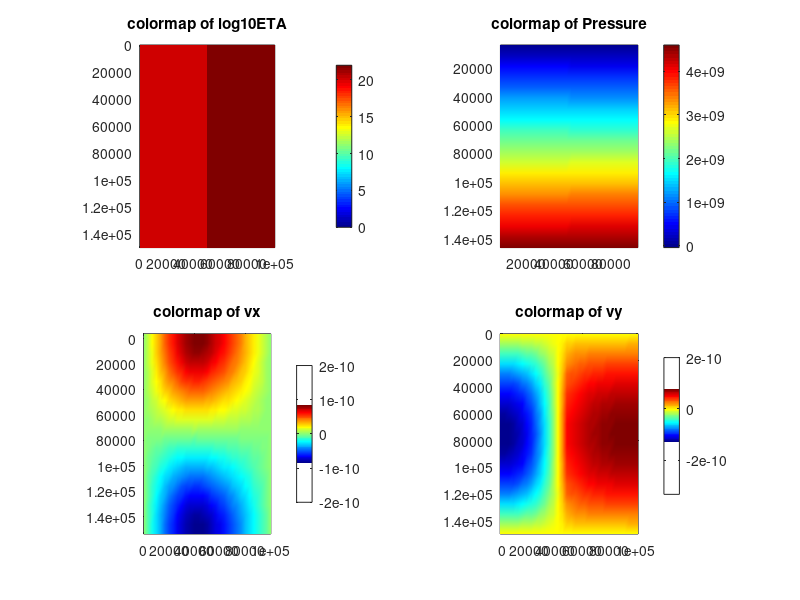

MATLAB code to generate this figure:
% Solving Stokes and continuity eq.
% in primitive variable formulation
% with variable viscosity
% using FD with staggered grid

% Clearing memory and figures
clear all; clf

% 1) Define Numerical model
xsize=100000; % Horizontal model size, m
ysize=150000; % Vertical model size, m
Nx=31; % Horizontal grid resolution
Ny=21; % Vertical grid resolution
Nx1=Nx+1;
Ny1=Ny+1;
dx=xsize/(Nx-1); % Horizontal grid step, m
dy=ysize/(Ny-1); % Vertical grid step, m
x=0:dx:xsize; % Horizontal coordinates of basic grid points, m
y=0:dy:ysize; % Vertical coordinates of basic grid points, m
xvx=0:dx:xsize; % Horizontal coordinates of vx grid points, m
yvx=-dy/2:dy:ysize+dy/2; % Vertical coordinates of vx grid points, m
xvy=-dx/2:dx:xsize+dx/2; % Horizontal coordinates of vy grid points, m
yvy=0:dy:ysize; % Vertical coordinates of vy grid points, m
xp=-dx/2:dx:xsize+dx/2; % Horizontal coordinates of P grid points, m
yp=-dy/2:dy:ysize+dy/2; % Vertical coordinates of P grid points, m
vx=zeros(Ny1,Nx1); % Vx, m/s
vy=zeros(Ny1,Nx1); % Vy, m/s
vxp=zeros(Ny1,Nx1); % Vx in pressure nodes, m/s
vyp=zeros(Ny1,Nx1); % Vy in pressure nodes, m/s
pr=zeros(Ny1,Nx1); % Pressure, Pa
gy=10; % Gravity acceleration, m/s^2
RHO=zeros(Ny,Nx); % Density, kg/m^3
ETA=zeros(Ny,Nx); % Viscosity, Pa*s

% Define viscosity and density in basic nodes
for i=1:1:Ny
  for j=1:1:Nx
    % Horizontal position of the basic nodal point
    if(x(j)<xsize/2)
        % Left layer
        RHO(i,j)=3200;  % density
        ETA(i,j)=1e+20;  % viscosity in basic nodes 
    else
        % Right layer
        RHO(i,j)=3300;  % density
        ETA(i,j)=1e+22;  % viscosity in basic nodes 
    end
  end
end

% Introducing scaled pressure
pscale=1e+20/(dx+dy)*2;


% 2) Define global matrixes L(), R()
N=Nx1*Ny1*3; % Global number of unknowns
L=sparse(N,N); % Matrix of coefficients (left part)
R=zeros(N,1); % Vector of right parts

% Boundary conditions: free slip=-1; No Slip=1
bcleft=-1;
bcright=-1;
bctop=-1;
bcbottom=-1;


% Compute viscosity in pressure nodes
ETAP=zeros(Ny1,Nx1); % Viscosity in pressure nodes, Pa*s
for j=2:1:Nx
    for i=2:1:Ny
        % Harmonic average
        ETAP(i,j)=1/((1/ETA(i,j)+1/ETA(i,j-1)+...
              1/ETA(i-1,j)+1/ETA(i-1,j-1))/4);
    end
end

            
% Composing global matrixes L(), R()
% Going through all points of the 2D grid and
% composing respective equations
for j=1:1:Nx1
    for i=1:1:Ny1
        % Define global indexes in algebraic space
        kvx=((j-1)*Ny1+i-1)*3+1; % Vx
        kvy=kvx+1; % Vy
        kpm=kvx+2; % P
        
        % Vx equation External points
        if(i==1 || i==Ny1 || j==1 || j==Nx || j==Nx1)
            % Boundary Condition
            % 1*Vx=0
            L(kvx,kvx)=1; % Left part
            R(kvx)=0; % Right part
            % Top boundary
            if(i==1 && j>1 && j<Nx)
                L(kvx,kvx+3)=bctop; % Left part
            end
            % Bottom boundary
            if(i==Ny1 && j>1 && j<Nx)
                L(kvx,kvx-3)=bcbottom; % Left part
            end
        else
        % Internal points: x-Stokes eq.
        % ETA*(d2Vx/dx^2+d2Vx/dy^2)-dP/dx=0
        %            Vx2
        %             |
        %        Vy1  |  Vy3
        %             |
        %     Vx1-P1-Vx3-P2-Vx5
        %             |
        %        Vy2  |  Vy4
        %             |
        %            Vx4
        %
        % Viscosity points
        ETA1=ETA(i-1,j);
        ETA2=ETA(i,j);
        ETAP1=ETAP(i,j);
        ETAP2=ETAP(i,j+1);
        % Left part
        L(kvx,kvx-Ny1*3)=2*ETAP1/dx^2; % Vx1
        L(kvx,kvx-3)=ETA1/dy^2; % Vx2
        L(kvx,kvx)=-2*(ETAP1+ETAP2)/dx^2-(ETA1+ETA2)/dy^2; % Vx3
        L(kvx,kvx+3)=ETA2/dy^2; % Vx4
        L(kvx,kvx+Ny1*3)=2*ETAP2/dx^2; % Vx5
        L(kvx,kvy)=-ETA2/dx/dy;  % Vy2
        L(kvx,kvy+Ny1*3)=ETA2/dx/dy;  % Vy4
        L(kvx,kvy-3)=ETA1/dx/dy;  % Vy1
        L(kvx,kvy+Ny1*3-3)=-ETA1/dx/dy;  % Vy3
        L(kvx,kpm)=pscale/dx; % P1
        L(kvx,kpm+Ny1*3)=-pscale/dx; % P2
        % Right part
        R(kvx)=0;
        end
        
        % Vy equation External points
        if(j==1 || j==Nx1 || i==1 || i==Ny || i==Ny1)
            % Boundary Condition
            % 1*Vy=0
            L(kvy,kvy)=1; % Left part
            R(kvy)=0; % Right part
            % Left boundary
            if(j==1 && i>1 && i<Ny)
                L(kvy,kvy+3*Ny1)=bcleft; % Left part
            end
            % Right boundary
            if(j==Nx1 && i>1 && i<Ny)
                L(kvy,kvy-3*Ny1)=bcright; % Left part
            end
        else
        % Internal points: y-Stokes eq.
        % ETA*(d2Vy/dx^2+d2Vy/dy^2)-dP/dy=-RHO*gy
        %            Vy2
        %             |
        %         Vx1 P1 Vx3
        %             |
        %     Vy1----Vy3----Vy5
        %             |
        %         Vx2 P2 Vx4
        %             |
        %            Vy4
        %
        % Viscosity points
        % Viscosity points
        ETA1=ETA(i,j-1);
        ETA2=ETA(i,j);
        ETAP1=ETAP(i,j);
        ETAP2=ETAP(i+1,j);
        % Left part
        L(kvy,kvy-Ny1*3)=ETA1/dx^2; % Vy1
        L(kvy,kvy-3)=2*ETAP1/dy^2; % Vy2
        L(kvy,kvy)=-2*(ETAP1+ETAP2)/dy^2-...
                      (ETA1+ETA2)/dx^2; % Vy3
        L(kvy,kvy+3)=2*ETAP2/dy^2; % Vy4
        L(kvy,kvy+Ny1*3)=ETA2/dx^2; % Vy5
        L(kvy,kvx)=-ETA2/dx/dy; %Vx3
        L(kvy,kvx+3)=ETA2/dx/dy; %Vx4
        L(kvy,kvx-Ny1*3)=ETA1/dx/dy; %Vx1
        L(kvy,kvx+3-Ny1*3)=-ETA1/dx/dy; %Vx2
        L(kvy,kpm)=pscale/dy; % P1
        L(kvy,kpm+3)=-pscale/dy; % P2
        
        % Right part
        R(kvy)=-(RHO(i,j-1)+RHO(i,j))/2*gy;
        end
        
        % P equation External points
        if(i==1 || j==1 || i==Ny1 || j==Nx1 ||...
          (i==2 && j==2))
            % Boundary Condition
            % 1*P=0
            L(kpm,kpm)=1; % Left part
            R(kpm)=0; % Right part
            % Real BC
            if(i==2 && j==2)
                L(kpm,kpm)=1*pscale; %Left part
                R(kpm)=0; % Right part
            end
        else
        % Internal points: continuity eq.
        % dVx/dx+dVy/dy=0
        %            Vy1
        %             |
        %        Vx1--P--Vx2
        %             |
        %            Vy2
        %
        % Left part
        L(kpm,kvx-Ny1*3)=-1/dx; % Vx1
        L(kpm,kvx)=1/dx; % Vx2
        L(kpm,kvy-3)=-1/dy; % Vy1
        L(kpm,kvy)=1/dy; % Vy2
        % Right part
        R(kpm)=0;
        end
        
    end
end

% 4) Solving matrixes, reloading solution
S=L\R; % Obtaining algebraic vector of solutions S()
% Reload solutions S() to vx(), vy(), p()
% Going through all grid points
for j=1:1:Nx1
    for i=1:1:Ny1
        % Define global indexes in algebraic space
        kvx=((j-1)*Ny1+i-1)*3+1; % Vx
        kvy=kvx+1; % Vy
        kpm=kvx+2; % P
        % Reload solution
        vx(i,j)=S(kvx);
        vy(i,j)=S(kvy);
        pr(i,j)=S(kpm)*pscale;
    end
end


figure(1);colormap('Jet');clf
subplot(2,2,1)
pcolor(x,y,log10(ETA));% caxis([17 21])
shading flat;
axis ij image;
colorbar
title('colormap of log10ETA')
hold on
quiver(xp(3:5:Nx1),yp(3:5:Ny1),vxp(3:5:Ny,3:5:Nx1),vyp(3:5:Ny1,3:5:Nx1),'w')

subplot(2,2,2)
pcolor(xp(2:Nx),yp(2:Ny),pr(2:Ny,2:Nx))
shading interp;
axis ij image;
colorbar
title('colormap of Pressure')

subplot(2,2,3)
pcolor(xvx,yvx,vx(1:Ny1,1:Nx))
shading interp;
axis ij image;
colorbar
title('colormap of vx')

subplot(2,2,4)
pcolor(xvy,yvy,vy(1:Ny,1:Nx1))
shading interp;
axis ij image;
colorbar
title('colormap of vy')


